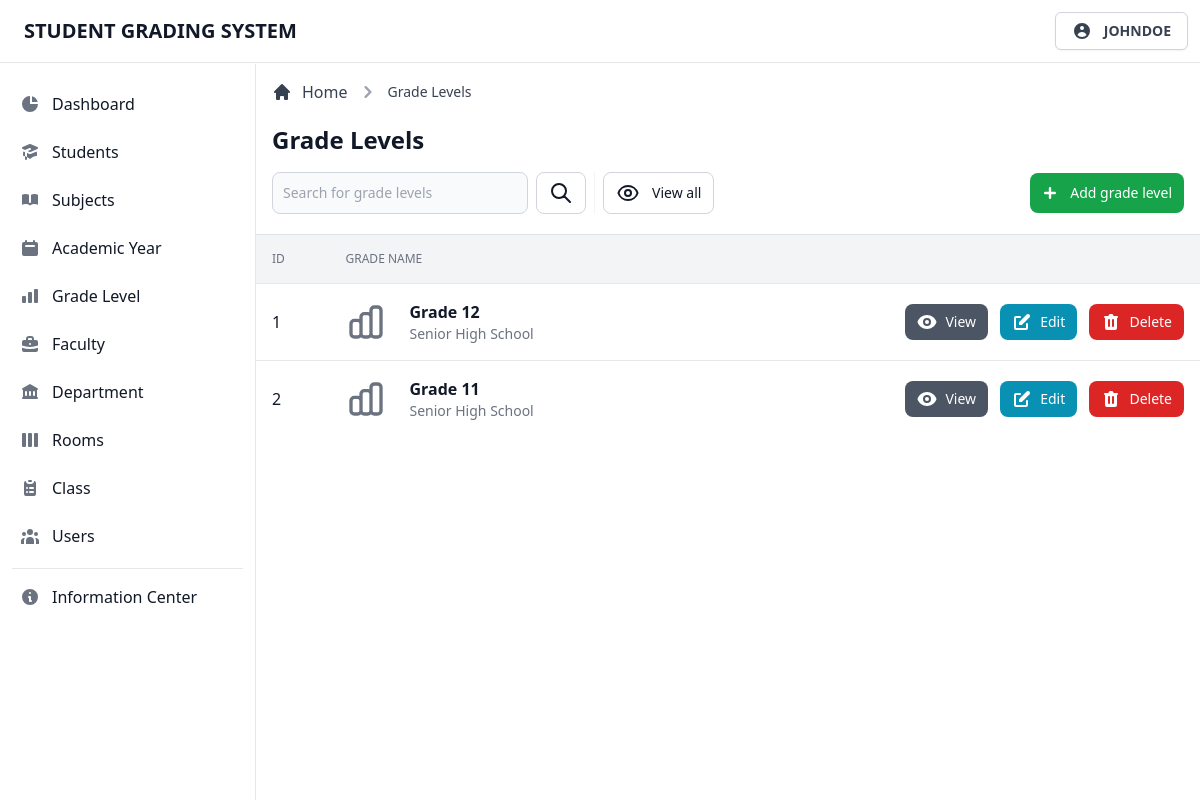
Before: /admin/view/grade-level.php (signed in) with the older database file.
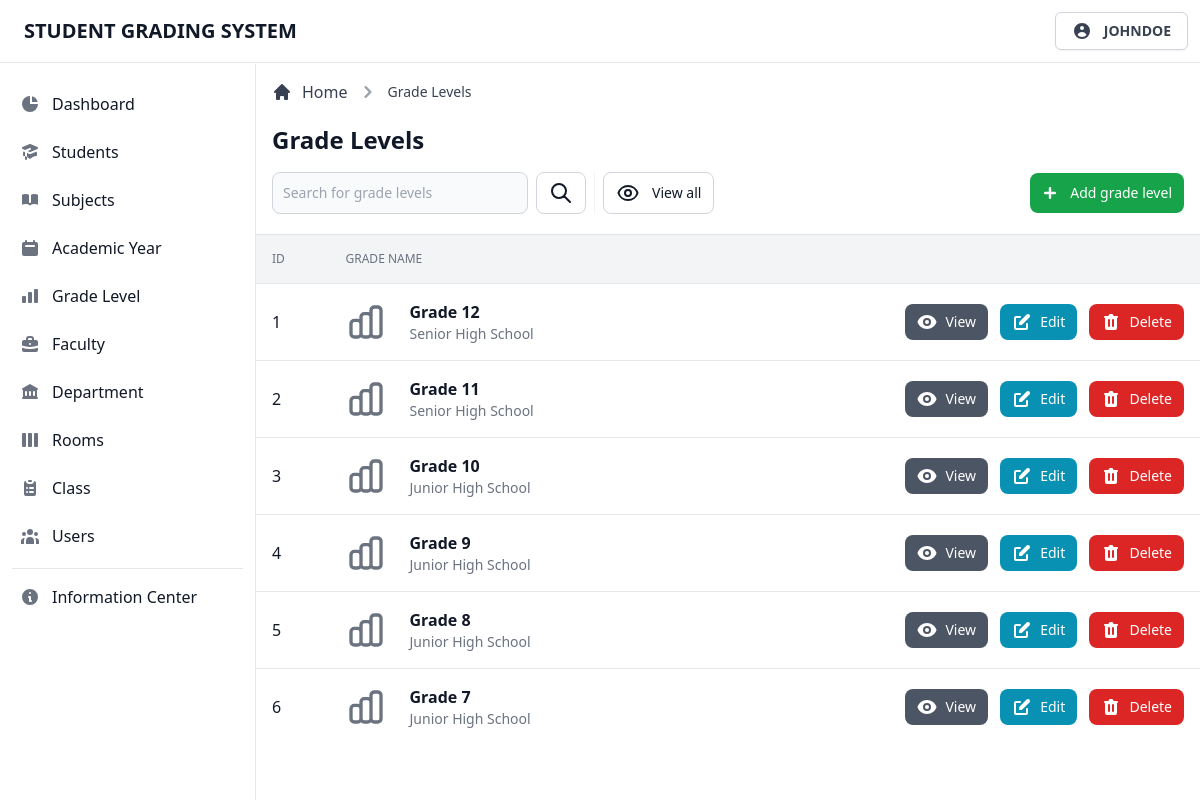
After: the same page with the newer database file.
### tables this page shows
CREATE TABLE `tblcourse` (
  `course_id` int(11) NOT NULL,
  `course_code` int(11) NOT NULL,
  `course_name` varchar(255) NOT NULL,
  `course_desc` varchar(255) NOT NULL
);

### admin/database/database.classes.php (called while the page is built)
<?php
class Dbh
{
  private $hostname = 'localhost';
  private $username = 'root';
  private $password = '';
  private $dbname = 'dbgradingsystem';
  public function connect()
  {
    try {
      $dbh = new PDO('mysql:host=' . $this->hostname . ';dbname=' . $this->dbname, $this->username, $this->password);
      return $dbh;
    } catch (PDOException $e) {
      print "Error!: " . $e->getMessage() . "<br>";
      die();
    }
  }
}

### admin/classes/display-data.classes.php (called while the page is built, shortened)
<?php
class DisplayGradeLevel extends Dbh
{
  protected function getData()
  {
    $sql = 'SELECT * FROM tblcourse;';
    $stmt = $this->connect()->query($sql);
    $result = 0;
    while ($row = $stmt->fetchAll(PDO::FETCH_ASSOC)) {
      $result = $row;
    }
    return $result;
  }
}

### admin/controller/display-data.contr.php (called while the page is built, shortened)
<?php
class DisplayGradeLevelContr extends DisplayGradeLevel
{
  public function fetchData()
  {
    $result = $this->getData();
    return $result;
  }
}

### admin/page/grade-level/grade-level-table.php (the view, shortened to what this page needs)
<div class="flex flex-col min-w-full overflow-hidden overflow-x-auto align-middle shadow">
  <table class="min-w-full divide-y divide-gray-200 table-fixed">
    <thead class="bg-gray-100">
      <tr>
        <th scope="col" class="th">
          ID
        </th>
        <th scope="col" class="th">
          Grade Name
        </th>
        <th scope="col" class="th">
        </th>
      </tr>
    </thead>
    <tbody class="bg-white divide-y divide-gray-200">
      <?php foreach ($result as $data) : ?>
        <tr class="hover:bg-gray-100 group">
          <td class="td">
            <div class="flex items-center">
              <?= $data['course_id']; ?>
            </div>
          </td>
          <td class="td-title">
            <div class="text-sm font-normal text-gray-500">
              <div class="text-base font-semibold text-gray-900 capitalize">
                <?= $data['course_name']; ?>
              </div>
              <div class="text-sm font-normal text-gray-500">
                <?= $data['course_desc']; ?>
              </div>
            </div>
          </td>
          <td class="p-4 space-x-2 text-right whitespace-nowrap">
            <button type="button" data-view-button data-code="<?= $data['course_code']; ?>" data-name="<?= $data['course_name']; ?>" data-level="<?= $data['course_level']; ?>" data-desc="<?= $data['course_desc']; ?>" class="btn-gray">
              View
            </button>
            <button type="button" data-edit-button data-id="<?= $data['course_id']; ?>" data-code="<?= $data['course_code']; ?>" data-name="<?= $data['course_name']; ?>" data-desc="<?= $data['course_desc']; ?>" class="btn-cyan">
              Edit
            </button>
            <button type="button" data-id="<?= $data['course_id']; ?>" data-delete-button class="btn-red">
              Delete
            </button>
          </td>
        </tr>
      <?php endforeach; ?>
    </tbody>
  </table>
</div>

Changed rows visible on the page:
added tblcourse: course_id "3", course_name "Grade 10", course_desc "Junior High School"
added tblcourse: course_id "4", course_name "Grade 9", course_desc "Junior High School"
added tblcourse: course_id "5", course_name "Grade 8", course_desc "Junior High School"
added tblcourse: course_id "6", course_name "Grade 7", course_desc "Junior High School"
